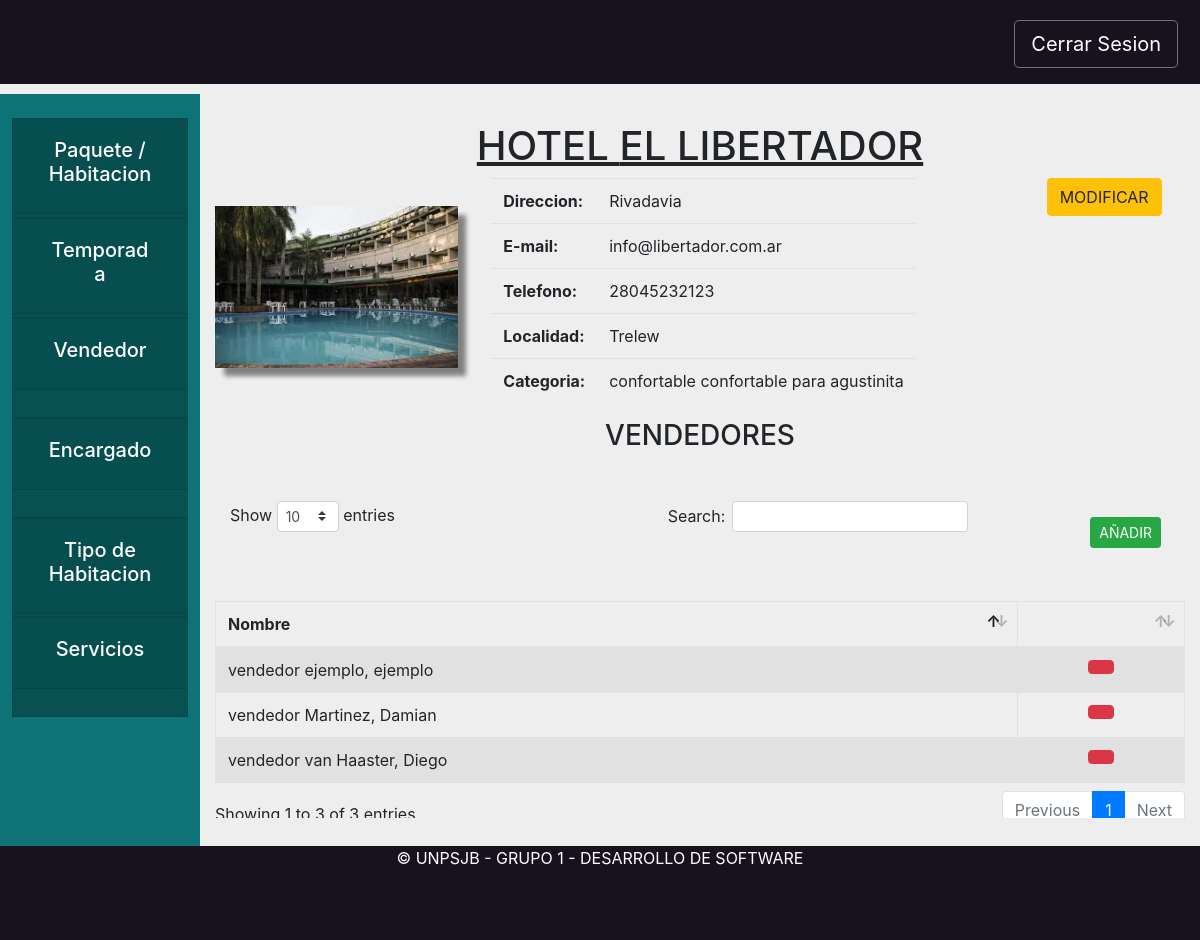
Page /hotel/vendedoresHotel/1 on the committed database.
### hotel/models.py (models this page shows, shortened)
class Hotel(models.Model):
    objects = HotelManager.from_queryset(HotelQuerySet)()
    nombre = models.CharField(max_length=200)
    direccion = models.CharField(max_length=800)
    email = models.EmailField(max_length=200)
    telefono = models.CharField(max_length=200)
    localidad = models.ForeignKey(Localidad, on_delete=models.CASCADE)
    encargado= models.ForeignKey(Encargado, on_delete=models.CASCADE, null=True)
    categoria = models.ForeignKey(Categoria, on_delete=models.CASCADE)
    servicios = models.ManyToManyField(Servicio)
    tipos = models.ManyToManyField(TipoHabitacion, through='PrecioPorTipo', through_fields=('hotel', 'tipo'))
    vendedores = models.ManyToManyField(Vendedor)#, related_name="hoteles")
    def es_hospedaje(self):
        return self.categoria.estrellas in [Categoria.ESTRELLA_A, Categoria.ESTRELLA_B, Categoria.ESTRELLA_C]
    def get_vendedores(self):
        return Vendedor.objects.filter(hotel=self)

### core/models.py (models this page shows, shortened)
class Localidad(models.Model):
    objects = LocalidadManager.from_queryset(LocalidadQuerySet)()
    nombre = models.CharField(max_length=200)
    provincia = models.ForeignKey(Provincia, on_delete=models.CASCADE)
    def __str__(self):
        return self.nombre

class Categoria(models.Model):
    ESTRELLA_A = 0
    ESTRELLA_B = 1
    ESTRELLA_C = 2
    ESTRELLA_1 = 3
    ESTRELLA_2 = 4
    ESTRELLA_3 = 5
    ESTRELLA_4 = 6
    ESTRELLA_5 = 7
    ESTRELLAS = (
        (ESTRELLA_A, "A"),
        (ESTRELLA_B, "B"),
        (ESTRELLA_C, "C"),
        (ESTRELLA_1, "Tourist"),
        (ESTRELLA_2, "Standard"),
        (ESTRELLA_3, "Comfort"),
        (ESTRELLA_4, "First Class"),
        (ESTRELLA_5, "Luxury"),
    )
    estrellas = models.PositiveSmallIntegerField(choices=ESTRELLAS)
    nombre = models.CharField(max_length=200)
    servicios = models.ManyToManyField(Servicio)
    def __str__(self):
        return self.nombre

class Rol(models.Model):
    TIPO = 0
    TIPOS = [
        (0, "rol")
    ]
    persona = models.ForeignKey(Persona, related_name="roles", on_delete=models.CASCADE)
    tipo = models.PositiveSmallIntegerField(choices=TIPOS)
    def __str__(self):
        return f"{self.get_tipo_display()} {self.persona}"

class Vendedor(Rol):
    TIPO = 2
    estoyHabilitado = models.BooleanField(default=True) #Baja Logica
    coeficiente = models.DecimalField(max_digits=3, decimal_places=2, default=Decimal(0))

class Rol(models.Model):
    TIPO = 0
    TIPOS = [
        (0, "rol")
    ]
    persona = models.ForeignKey(Persona, related_name="roles", on_delete=models.CASCADE)
    tipo = models.PositiveSmallIntegerField(choices=TIPOS)
    def __str__(self):
        return f"{self.get_tipo_display()} {self.persona}"

class Persona(models.Model):
    DNI = 0
    PASAPORTE = 1
    LIBRETA = 2
    TIPOS_DOCUMENTO = (
        (DNI, "DNI"),
        (PASAPORTE, "PASAPORTE"),
        (LIBRETA, "LIBRETA")
    )
    objects = PersonaManager.from_queryset(PersonaQuerySet)()
    tipo_documento = models.PositiveSmallIntegerField(choices=TIPOS_DOCUMENTO)
    documento = models.CharField(max_length=13)
    nombre = models.CharField(max_length=200)
    apellido = models.CharField(max_length=200)
    usuario = models.OneToOneField(User, null=True, blank=True, on_delete=models.SET_NULL)
    def __str__(self):
        return f"{self.apellido}, {self.nombre}"

### hotel/views.py (the view)
# urls.py: path('vendedoresHotel/<hotel>', hviews.vendedoresHotel, name="vendedoresHotel"),
def vendedoresHotel(request,hotel):
    hotelInstancia =get_object_or_404(Hotel, pk=hotel)
    colVendedores = hotelInstancia.get_vendedores()
    return render(request, "hotel/vendedores_Hotel_Admin.html",{"hotel":hotelInstancia,"colVendedores":colVendedores})

### hotel/templates/hotel/vendedores_Hotel_Admin.html (shortened to what this page needs)
{% extends "hotel/vistaHotelAdmin.html" %}
{% load static %}
{% block datosVista %}
<div class="formularioVendedor" id="vendedorHotel">
    <center>
        <h3 class="mb-5">VENDEDORES</h3>
    </center>
    <table id="example1" class="table table-striped table-bordered">
        <button type="button" class="btn btn-success mt-3 mr-4 float-right btn-sm" data-toggle="modal"
            data-target="#aniadirVendedor" onclick="abrir_modal('{% url 'hotel:modalAniadirVendedorHotel' hotel.pk %}','#aniadirVendedor');">
            AÑADIR</button>
        <thead>
            <tr>
                <th>Nombre</th>
                <th></th>
            </tr>
        </thead>
        <tbody>
            {% for vendedor in hotel.get_vendedores %}
            <tr>
                <td>{{vendedor}}</td>
                <td>
                    <center>
                        <button type="button" class="btn btn-danger" data-toggle="modal" data-target="#quitarVendedor"
                            onclick="abrir_modal('{% url 'hotel:modalEliminarVendedorHotel' hotel.pk vendedor.pk %}', '#quitarVendedor');"
                            title="Eliminar">
                        </button>
                    </center>
                </td>
            </tr>
            {% endfor %}
        </tbody>
    </table>
</div>
{% endblock datosVista %}

### hotel/templates/hotel/vistaHotelAdmin.html (shortened to what this page needs)
{% extends 'base/base.html'%}
{% load static %}
{% block extra_css %}
<link rel="stylesheet" href="{% static '/css/vistaHotel.css' %}">
{% endblock extra_css %}
{% block tarjeta1 %}
<div class="card rounded-0">
    <div class="card-header" id="headingOne">
        <button onclick="location.href='{% url 'hotel:vistaHotel' hotel.pk %}'"
            class="btn btn-link btn-block text-white">
            <center>
                <h5> Paquete / Habitacion</h5>
            </center>
        </button>
    </div>
</div>
{% endblock tarjeta1 %}
{% block tarjeta2 %}
<div class="card rounded-0">
    <div class="card-header" id="headingOne">
        <button onclick="location.href='{% url 'hotel:temporadaHotel' hotel.pk %}'"
            class="btn btn-link btn-block text-white">
            <center>
                <h5> Temporada </h5>
            </center>
        </button>
    </div>
</div>
{% endblock tarjeta2 %}
{% block tarjeta3 %}
<div class="card rounded-0">
    <div class="card-header" id="headingOne">
        <button onclick="location.href='{% url 'hotel:vendedoresHotel' hotel.pk %}'"
            class="btn btn-link btn-block text-white">
            <center>
                <h5>Vendedor </h5>
            </center>
        </button>
    </div>
</div>
{% endblock tarjeta3 %}
{% block tarjeta4 %}
<div class="card rounded-0">
    <div class="card-header" id="headingOne">
        <button class="btn btn-link btn-block text-white">
            <center>
                <h5>Encargado </h5>
            </center>
        </button>
    </div>
</div>
{% endblock tarjeta4 %}
{% block tarjeta5 %}
<div class="card rounded-0">
    <div class="card-header" id="headingOne">
        <button onclick="location.href='{% url 'hotel:tipoHabitacionHotel' hotel.pk %}'"
            class="btn btn-link btn-block text-white">
            <center>
                <h5>Tipo de Habitacion </h5>
            </center>
        </button>
    </div>
</div>
{% endblock tarjeta5 %}
{% block tarjeta6 %}
<div class="card rounded-0">
    <div class="card-header" id="headingOne">
        <button onclick="location.href='{% url 'hotel:serviciosHotel' hotel.pk %}'" class="btn btn-link btn-block text-white">
            <center>
                <h5> Servicios</h5>
            </center>
        </button>
    </div>
</div>
{% endblock tarjeta6 %}
{% block content %}
<div class="titulo">
    <h1>
        <center> <u> {%if hotel.es_hospedaje%} HOSPEDAJE {%else%} HOTEL {% endif %} {{hotel.nombre.upper}}</u> </center>
    </h1>
</div>
<div class="datosHotel">
    <div class="container">
        <div class="row">
            <div class="col-sm-3 lugarImagen">
                <img class="imagen" src="{% static '/media/hoteles/1.jpg' %}">
            </div>
            <div class="col-sm-7">
                <center>
                    <table class="table table-responsive tablaDatos">
                        <tr>
                            <th>Direccion:</th>
                            <td>{{hotel.direccion}}</td>
                        </tr>
                        <tr>
                            <th>E-mail:</th>
                            <td>{{hotel.email}}</td>
                        </tr>
                        <tr>
                            <th>Telefono:</th>
                            <td>{{hotel.telefono}}</td>
                        </tr>
                        <tr>
                            <th>Localidad:</th>
                            <td>{{hotel.localidad}}</td>
                        </tr>
                        <tr>
                            <th>Categoria:</th>
                            <td>{{hotel.categoria}}</td>
                        </tr>
                    </table>
                </center>
            </div>
            <div class="col-sm-2">
                <center>
                    <button type="button" class="btn btn-warning" data-toggle="modal" data-target="#modificarHotel"
                        onclick="abrir_modal('{% url 'hotel:modalModificarHotel' hotel.pk %}','#modificarHotel');">
                        MODIFICAR</button>
                </center>
            </div>
        </div>
    </div>
</div>
{% block datosVista %}{% endblock datosVista %}
    {% endblock content %}

### static/css/styleBase.css (style rules this page uses)
.card { background-color: #085153; height: 11%; }
.bodyComplete { background-color: #eeeeee; width: 100%; height: 100%; }

### static/css/vistaHotel.css (style rules this page uses)
.titulo { margin-top: 3vh; }
.lugarImagen { padding: 3vh 0 0 0; margin-left: 0 ; }
.imagen { box-shadow: 1vh 1vh 0.5vh grey; width: 100%; height: auto; }
.tablaDatos { margin-left: 2vh; }

### rows in the picture
Hotel: nombre "EL LIBERTADOR", direccion "Rivadavia", email "info@libertador.com.ar", telefono "28045232123", localidad "Trelew", categoria "confortable confortable para agustinita"
Vendedor: nombre "vendedor van Haaster, Diego"
Vendedor: nombre "vendedor ejemplo, ejemplo"
Vendedor: nombre "vendedor Martinez, Damian"
